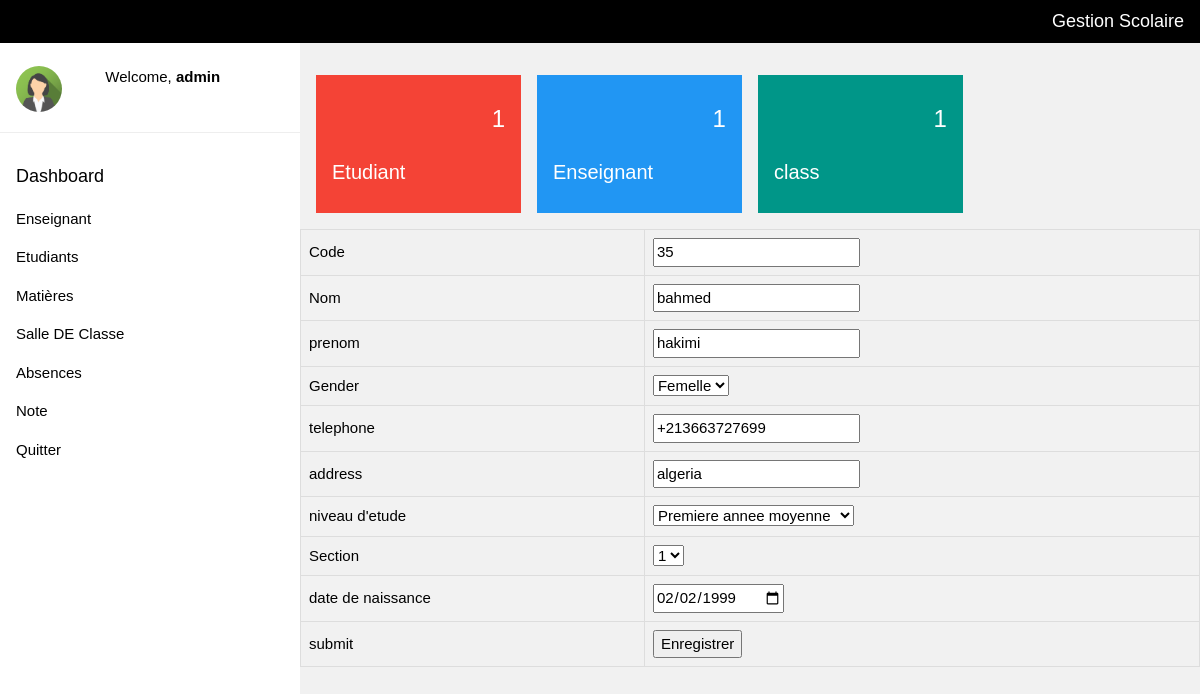
Page /editetudiant.php?code=35 (signed in) on the committed database.
### tables this page shows
CREATE TABLE IF NOT EXISTS `etudiant` (
  `code` int(11) NOT NULL AUTO_INCREMENT,
  `nom` varchar(25) NOT NULL,
  `prenom` varchar(25) NOT NULL,
  `sex` varchar(10) NOT NULL,
  `telephone` varchar(20) NOT NULL,
  `address` varchar(25) NOT NULL,
  `photo` varchar(200) NOT NULL,
  `date_de_naissance` date NOT NULL,
  `code_class` int(11) NOT NULL,
  PRIMARY KEY (`code`)
);

### editetudiant.php (the view, shortened to what this page needs)
<?php
include("page accueil.php");
if(($_SESSION['type_user']=="admin")){
$Code = $_GET['code'];
$req ="SELECT * FROM etudiant where (code=$Code)";
$rs=mysqli_query($con,$req) or die(mysqli_error($con));
$etud=mysqli_fetch_assoc($rs);
?>
<html>
<head>
<link rel="stylesheet" type="text/css" href="style table.css">
</head>
<body>
<form method="post" action="modifieretudian.php" enctype="multipart/form-data">
    <table id ="customers" >
        <tr>
          <td>Code</td>
          <td><input type="text" name="code" value="<?php echo($etud['code']) ?>"></td>
        </tr>
        <tr>
          <td>Nom</td>
          <td><input type="text" name="nom" value="<?php echo($etud['nom']) ?>"></td>
        </tr>
         <tr>
          <td>prenom</td>
          <td><input type="text" name="prenom"value="<?php echo($etud['prenom']) ?>"></td>
        </tr>
        <tr>
        <tr><td>Gender</td>
          <td><select name="sex" id="sex" value="<?php echo($etud['sex']) ?>">
             <option value="Femelle">Femelle</option>
            </select></td>
        </tr>
        <tr>
          <td>telephone</td>
          <td><input type="text" name="telephone"value="<?php echo($etud['telephone']) ?>"></td>
        </tr>
        <tr>
          <td>address</td>
          <td><input type="text" name="address"value="<?php echo($etud['address']) ?>"></td>
        </tr>
        <tr>
           <td>niveau d'etude</td>
           <td><select name="nivea_scolaire" id="nivea_scolaire"  >
            <option value="Premiere annee moyenne">Premiere annee moyenne</option>
            </select>
            </td>
        </tr>
        <tr><td>Section</td>
          <td><select name="section" id="section">
            <option value=1>1</option>
            </select></td>
        </tr>
        <tr>
           <td>date de naissance</td>
           <td><input type="date" name="Date"value="<?php echo($etud['date_de_naissance']) ?>"></td>
        </tr>
          <td>submit</td>
          <td><input type="submit" value="Enregistrer"></td>
        </tr>
        </table>
    </form>
</body>
</html>
<?php }else{
    ?><SCRIPT LANGUAGE="Javascript">alert("Vous avez pas le droit d'accéder à cette page!");</SCRIPT>
    <?php
} ?>

### style1.css (style rules this page uses)
html { box-sizing:border-box }
*,*:before,*:after { box-sizing:inherit }
html { -ms-text-size-adjust:100%;-webkit-text-size-adjust:100% }
body { margin:0 }
button,input,select,textarea { font:inherit;margin:0 }
button,input { overflow:visible }
button,select { text-transform:none }
button,html [type=button],[type=reset],[type=submit] { -webkit-appearance:button }
html,body { font-family:Verdana,sans-serif;font-size:15px;line-height:1.5 }
html { overflow-x:hidden }
.w3-light-grey,.w3-hover-light-grey:hover,.w3-light-gray,.w3-hover-light-gray:hover { color:#000!important;background-color:#f1f1f1!important }

### style table.css (style rules this page uses)
#customers { font-family: "Trebuchet MS", Arial, Helvetica, sans-serif; border-collapse: collapse; width: 100%; }
#customers td, #customers th { border: 1px solid #ddd; padding: 8px; }
#customers tr:nth-child(even) { background-color: #f2f2f2; }

### page accueil.php (style rules this page uses)
html,body,h1,h2,h3,h4,h5 { font-family: "Raleway", sans-serif }

### rows in the picture
etudiant: code "35", nom "bahmed", sex "Femelle"

### other values in the picture
$type_user "admin"
$i "1"
